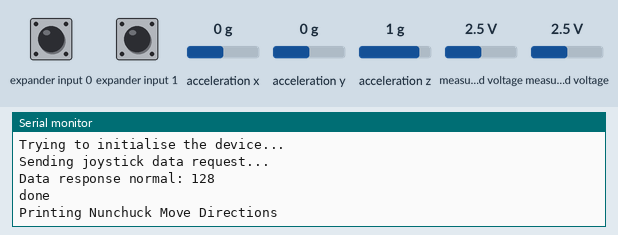
A sketch run on a simulated Arduino Uno, built with avr-gcc and run on an emulated ATmega328P. On the bench: the last lines printed to the serial monitor. Wiring (inferred from the names in the program): Wii Nunchuk at I2C address 0x52. Inputs (shaded band) come from the test bench; at power-on: measured voltage 2.5 V, expander input 0 HIGH, expander input 1 HIGH, acceleration x 0 g, acceleration y 0 g, acceleration z 1 g.

Above: at 1.2 s.
1.3 s: measured voltage (sensor 200) set to 0.1 V
At 1.62 s:
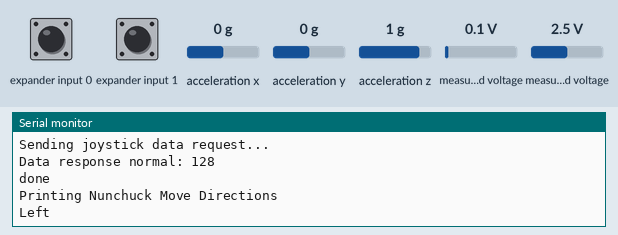
3.4 s: measured voltage (sensor 200) set to 3.8 V
At 3.62 s:
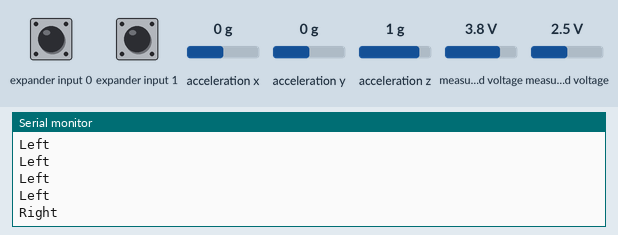

The sketch:

nunchuck-direction-test.ino
```cpp
///////////////////////////////////////////////////////////////////////////////////////
//   Wii Nunchuck test for the Balancing Robot
//
//   This routine is designed to test the I2C interface of a Wii Nunchuck.
//   Note that
//   the wiring colors may vary from what is documented here, depending on the hardware
//   vendor.
//
//   Nominally the values sent by the nunchuck for X qnd Y will vary from 0 to 255,
//   left to right (X) and reverse to forward (Y)
//
//   Nunchuck Wiring (looking into the nunchuck connector):
//
//   white(scl)                   red(gnd)
//   -----------                 -------------
//   |         |                 |           |
//   |         | ----------------|           |
//   |                                       |
//   |---------------------------------------|
//   green(vcc)   black(detect)   yellow(sda)
//
//   I2C data: see http://dangerousprototypes.com/blog/2009/08/19/bus-pirate-wii-nunchuck-quick-guide/
//   http://robotshop.com/letsmakerobots/wii-nunchuckarduino-tutorial
//   https://create.arduino.cc/projecthub/infusion/using-a-wii-nunchuk-with-arduino-597254
//
//   Arduino Wiring:
//   Assuming UNO (other boards may vary):
//   UNO        Nunchuck
//   Analog 4 = SDA (4.7K pullup not required)
//   Analog 5 = SCL (4.7K pullup not required)
//   GND      = GND
//   +3.3V    = VCC
//
//
///////////////////////////////////////////////////////////////////////////////////////
#include <Wire.h>
#include <printf.h>

#define NUNCHUCK_ADDR 0x52
#define LOW_DEADZONE 80
#define HIGH_DEADZONE 170

byte error, nunchuck_found, lowByte, highByte;
int address;
int nDevices;
int x, y;

void initialize_serial(){
    Serial.begin(9600);                                               //Start the serial port at 9600 kbps
    printf_begin();
}

void initialize_I2C() {
    Wire.begin();                                                             //Start the I2C bus as master
    //TWBR = 12;                                                                //Set the I2C clock speed to 400kHz
    delay(20);                                                                //Short delay
}

void setup()
{
  initialize_I2C();
  initialize_serial();
  nunchuck_found = 0;
}

void loop()
{
  Serial.println("Scanning I2C bus...");

  nDevices = 0;
  for(address = 1; address < 127; address++ )
  {
    Wire.beginTransmission(address);
    error = Wire.endTransmission();

    if (error == 0)
    {
      Serial.print("I2C device found at address 0x");
      if (address<16)Serial.print("0");
      Serial.println(address,HEX);
      nDevices++;
      if(address == NUNCHUCK_ADDR)
      {
        Serial.println("This could be a Nunchuck");
        Serial.println("Trying to initialise the device...");
        init_no_encryt();
        Serial.println("Sending joystick data request...");
        Wire.beginTransmission(NUNCHUCK_ADDR);
        Wire.write(0x00);                           // reset the address to 0x00
        Wire.endTransmission();
        Wire.requestFrom(NUNCHUCK_ADDR,1);          // request one byte from the nunchuck
        while(Wire.available() < 1);                // wait for at least 1 byte to be available
        lowByte = Wire.read();                      // read a byte
        if(lowByte > 100 && lowByte < 160)
        {
          Serial.print("Data response normal: ");
          Serial.println(lowByte);
          nunchuck_found = 1;
        }
        else
        {
          Serial.print("Data response is not normal: ");
          Serial.println(lowByte);
        }
      }
    }
    else if (error==4)
    {
      Serial.print("Unknown error at address 0x");
      if (address<16)
        Serial.print("0");
      Serial.println(address,HEX);
    }
  }
  if (nDevices == 0)
    Serial.println("No I2C devices found\n");
  else
    Serial.println("done\n");
  if(nunchuck_found)
  {
    Serial.println("Printing Nunchuck Move Directions");
    while(1)
    {
      Wire.beginTransmission(NUNCHUCK_ADDR);
      Wire.write(0x00);                     // reset the address to 0x00
      Wire.endTransmission();
      Wire.requestFrom(NUNCHUCK_ADDR,2);    // request two bytes from the nunchuck
      while(Wire.available() < 2);          // wait for at least 2 bytes to be available
      x = Wire.read();                      // x position, 0 to 255
      y = Wire.read();                      // y position, 0 to 255
      if (x < LOW_DEADZONE) {
        Serial.println("Left");
      }
      else if (x > HIGH_DEADZONE) {
        Serial.println("Right");
      }
      else if (y < LOW_DEADZONE) {
        Serial.println("Reverse");
      }
      else if (y > HIGH_DEADZONE) {
        Serial.println("Forward");
      }
      delay(250);
    }
  }
  else Serial.println("No Nunchuck device found at address 0x52");
  while(1);
}

void init_no_encryt()
{
  // Initialize the nunchuck without ecryption
  Wire.beginTransmission(NUNCHUCK_ADDR);
  Wire.write(0xF0);
  Wire.write(0x55);
  Wire.endTransmission();
  delay(20);
  Wire.beginTransmission(NUNCHUCK_ADDR);
  Wire.write(0xFB);
  Wire.write(0x00);
  Wire.endTransmission();
  delay(20);
}
```

Measured:
- after the input at 1.3 s, the serial monitor: prints a new line after 0.14 s (image 1)
- after the input at 3.4 s, the serial monitor: prints a new line at once (image 2)
